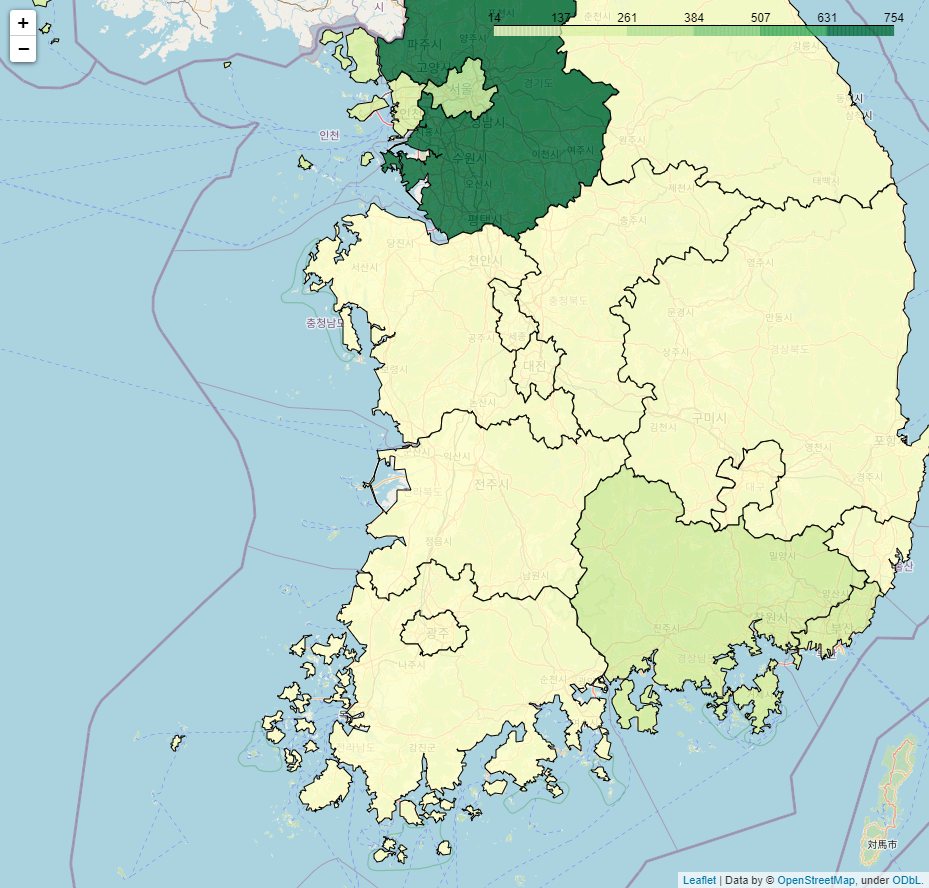

Here is the Python script that generated this plot:
import webbrowser
import folium
import json
import pandas as pd
import sys
import numpy as np
from pandas.core.frame import DataFrame


def main(argv):
    region = argv[1].split(",")
    value = argv[2].split(",")
    m = folium.Map(location=[36, 127], tiles="OpenStreetMap", zoom_start=8)
    geo_data = 'https://raw.githubusercontent.com/southkorea/southkorea-maps/master/kostat/2018/json/skorea-provinces-2018-geo.json'

    data = {
        "region": region, "value": value
    }

    df = DataFrame(data)
    df = df.astype({'region': 'string', 'value': 'int'})
    folium.Choropleth(geo_data=geo_data,
                      data=df,
                      columns=['region', 'value'],
                      key_on='feature.properties.name',
                      fill_color='YlGn',
                      fill_opacity=0.8
                      ).add_to(m)

    m.save('folium_kr.html')
    return "/Resource/Python/folium_kr.html"


if __name__ == "__main__":
    main(sys.argv)
